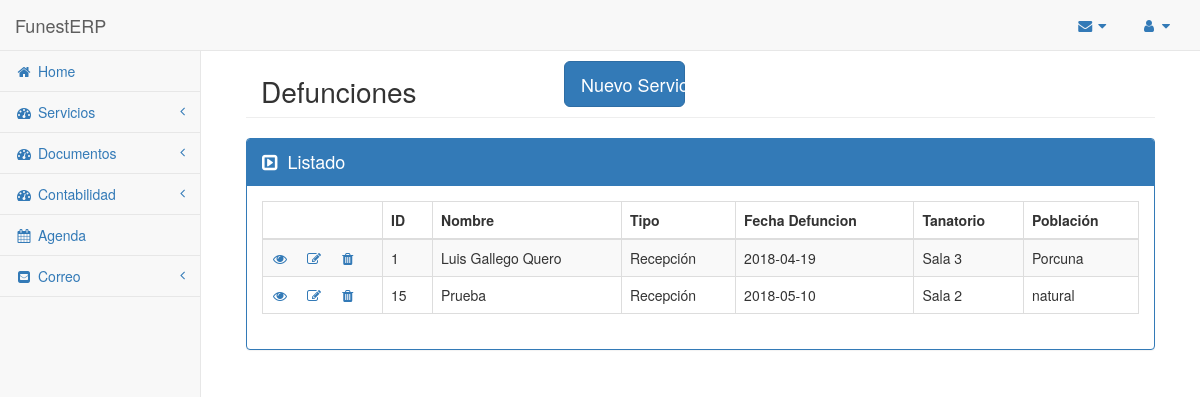
The page /erp/modulos/servicios/main.php?op=defunciones on the database as committed earlier.
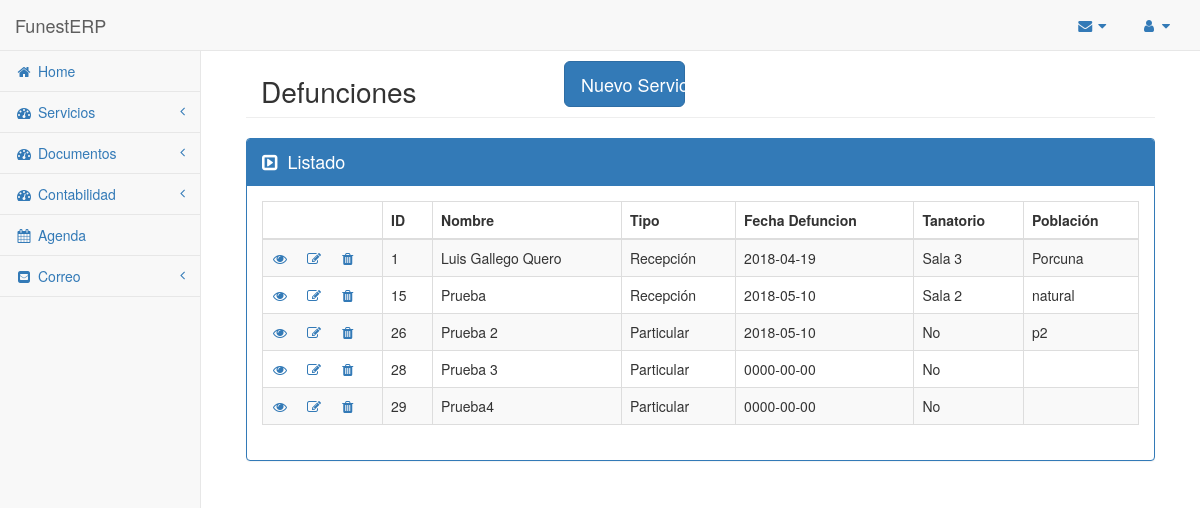
The same page on the database as committed later.
### tables this page shows
CREATE TABLE `difunto` (
  `id` int(11) NOT NULL,
  `nombre` varchar(50) NOT NULL,
  `dni` text,
  `sexo` enum('Hombre','Mujer') DEFAULT NULL,
  `poblacion` varchar(50) DEFAULT NULL,
  `provincia` varchar(50) DEFAULT NULL,
  `calle` varchar(50) DEFAULT NULL,
  `numero` int(11) DEFAULT NULL,
  `codigo_postal` int(5) DEFAULT NULL,
  `fecha_nacimiento` date DEFAULT NULL,
  `estado_civil` enum('Casado','Viudo','Soltero','') DEFAULT NULL,
  `nombre_pareja` varchar(50) DEFAULT NULL,
  `hijo_de` varchar(50) DEFAULT NULL,
  `poblacion2` varchar(50) DEFAULT NULL,
  `hijo_de2` varchar(50) DEFAULT NULL,
  `poblacion3` varchar(50) DEFAULT NULL
);

CREATE TABLE `servicio` (
  `id` int(11) NOT NULL,
  `id_dif` int(11) NOT NULL,
  `fecha_defuncion` date DEFAULT NULL,
  `hora_defuncion` time DEFAULT NULL,
  `fecha_entierro` date DEFAULT NULL,
  `hora_entierro` time DEFAULT NULL,
  `poblacion_entierro` varchar(50) DEFAULT NULL,
  `fecha_misa` date DEFAULT NULL,
  `hora_misa` time DEFAULT NULL,
  `tanatorio` enum('No','Sala 1','Sala 2','Sala 3') DEFAULT NULL,
  `tipo_servicio` enum('Particular','Compañia','Recepción','Tanatorio') DEFAULT NULL,
  `compañia` enum('Preventiva','Santa Lucía','Mapre','No') DEFAULT NULL
);

### config/API_Client.php (called while the page is built, shortened)
<?php
class APIClient {
    public $HOST = "localhost";
    public $BD = "funesterp";
    public $USER = "root";
    public $PASS = "";
    public $BD_CONEXION;
    public function __construct() {
        $this->BD_CONEXION = mysqli_connect($this->HOST, $this->USER, $this->PASS, $this->BD);
        mysqli_set_charset($this->BD_CONEXION, "utf8");
    }
    public function select($modulo, $cond = null, $campos = "*", $order = null, $limit = null) {
        $sql = $this->preparaSQL([
            "modulo" => $modulo,
            "cond" => $cond,
            "campos" => $campos,
            "order" => $order,
            "limit" => $limit
        ]);
        $resultado = $this->getRows($sql);
        return $resultado;
    }
    public function preparaSQL($parametros) {
        $parametros = (object)$parametros;
        if(!isset($parametros->cond)) $parametros->cond = 1;
        $sql = "SELECT $parametros->campos FROM $parametros->modulo WHERE $parametros->cond";
        return $sql;
    }
    public function getRows($sql) {
        if(!$res = $this->ejecutarSQL($sql)) return null;
        $resultado = [];
        while($row = mysqli_fetch_object($res)) {
            $resultado[] = $row;
        }
        return $resultado;
    }
    public function ejecutarSQL($sql) {
        $sql = trim($sql);
        $resultado = mysqli_query($this->BD_CONEXION, $sql);
        if($resultado) return $resultado;
        return false;
    }
}

### config/API_Global.php (called while the page is built, shortened)
<?php
require __DIR__ . "/API_Client.php";
$ApiClient = new APIClient();

### erp/modulos/servicios/defunciones.php (the view, shortened to what this page needs)
<?php
$miga = $_GET['miga'];
$defunciones = [];
if($miga == "") {
    $defunciones = $ApiClient->select("difunto");
}
$serv = [];
foreach ($defunciones as $def) {
    $servicio = $ApiClient->select("servicio", "id_dif='$def->id'");
    if(!empty($servicio)) $serv[$def->id] = $servicio[0];
    else $serv[$def->id] = (object)["tipo_servicio" => "", "tanatorio" => "", "fecha_defuncion" => ""];
}
?>
<div class="container-fluid">
    <div class="row page_header">
        <div class="col-md-3"><h1>Defunciones</h1></div>
        <div class="col-md-2 col-md-offset-1">
            <a href="main.php?op=nuevoServicio">
                <button type="button" class="btn btn-primary btn-lg btn-block">Nuevo Servicio</button>
            </a>
        </div>
    </div>
    <div class="row page_content">
        <div class="col-md-12">
            <div class="panel panel-primary">
                <div class="panel-heading info_seccion">
                    <i class="fa fa-caret-square-o-right"></i>Listado
                </div>
                <div class="panel-body">
                    <table class="table table-striped table-bordered table-hover">
                        <thead>
                            <tr>
                                <th></th>
                                <th>ID</th>
                                <th>Nombre</th>
                                <th>Tipo</th>
                                <th>Fecha Defuncion</th>
                                <th>Tanatorio</th>
                                <th>Población</th>
                            </tr>
                        </thead>
                        <tbody>
                            <?php foreach ($defunciones as $def){ ?>
                                <tr>
                                    <td class="iconos_td_defunciones">
                                        <a href="./main.php?op=v_defuncion&ref=<?= $def->id ?>" title="Ver"><i class="fa fa-eye fa-fw"></i></a>
                                        <a href="./main.php?op=e_defuncion&ref=<?= $def->id ?>" title="Editar"><i class="fa fa-edit fa-fw iconos_a"></i></a>
                                        <a href="#" title="Borrar"><i class="fa fa-trash fa-fw iconos_a"></i></a>
                                    </td>
                                    <td class="id_td"><?=  $def->id; ?></td>
                                    <td><?= $def->nombre; ?></td>
                                    <td><?= $serv[$def->id]->tipo_servicio; ?></td>
                                    <td><?= $serv[$def->id]->fecha_defuncion; ?></td>
                                    <td><?= $serv[$def->id]->tanatorio; ?></td>
                                    <td><?= $def->poblacion; ?></td>
                                </tr>
                            <?php } ?>
                        </tbody>
                    </table>
                </div>
            </div>
        </div>
    </div>
</div>

Rows that differ between the two databases and show on the page:
added difunto: id "26", nombre "Prueba 2", id.tipo_servicio "Particular", id.fecha_defuncion "2018-05-10", id.tanatorio "No", poblacion "p2"
added difunto: id "28", nombre "Prueba 3", id.tipo_servicio "Particular", id.fecha_defuncion "0000-00-00", id.tanatorio "No"
added difunto: id "29", nombre "Prueba4", id.tipo_servicio "Particular", id.fecha_defuncion "0000-00-00", id.tanatorio "No"
